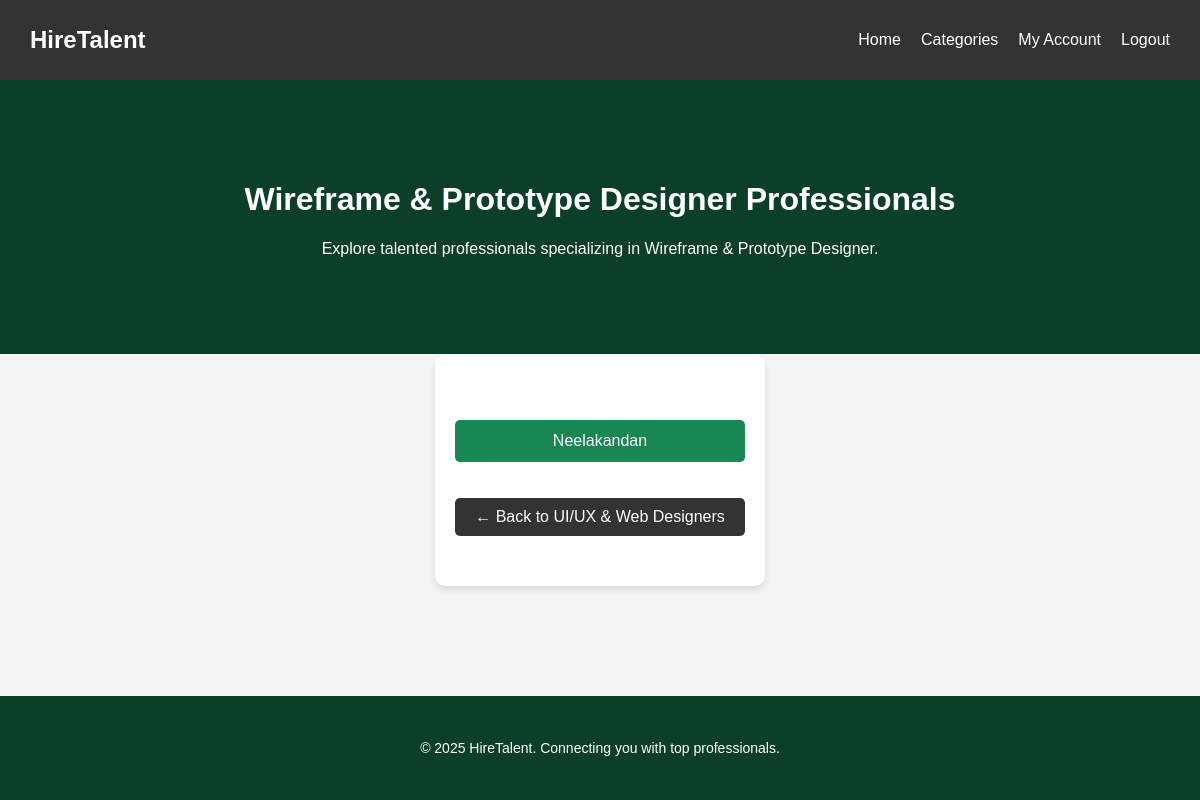
/subcategories/4/ (signed in), run on an earlier commit of the app's database.
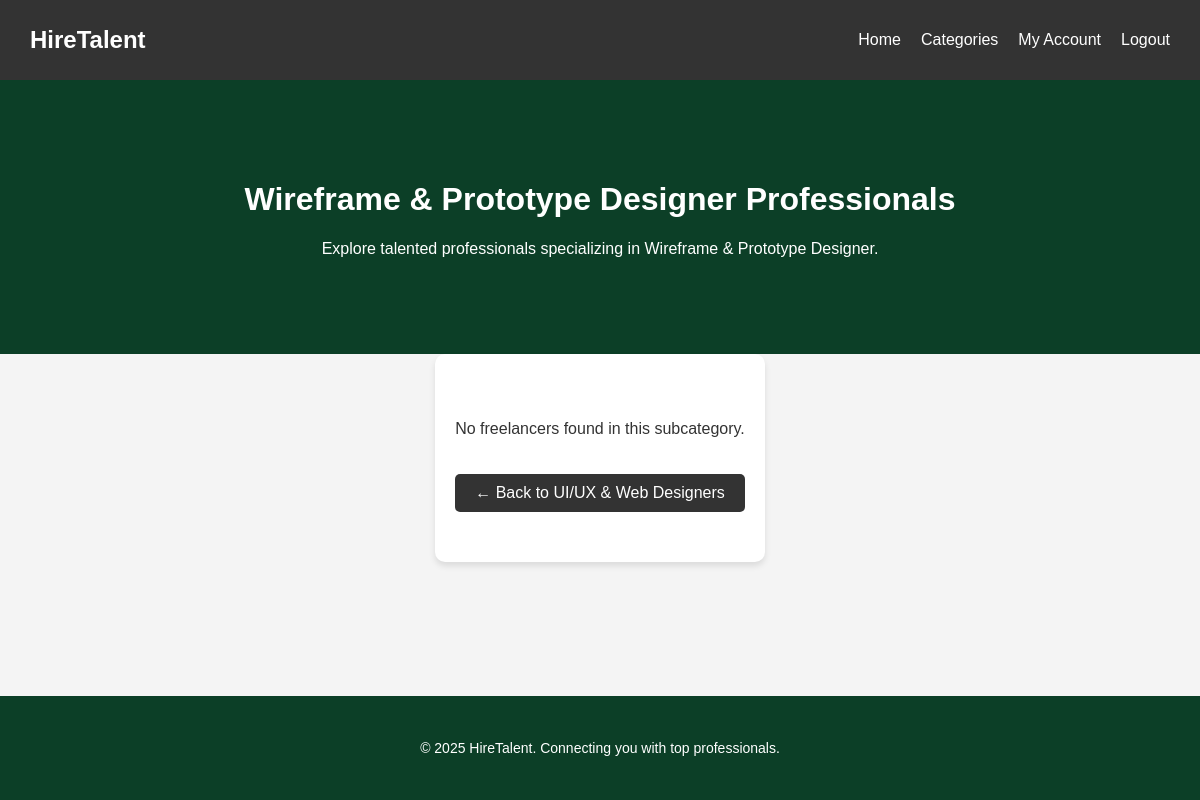
And on a later commit of the database.
### app/models.py (models this page shows, shortened)
class Freelancer(models.Model):
    CATEGORY_CHOICES = [
        ("UI/UX & Web Designers", "UI/UX & Web Designers"),
        ("Graphic & Visual Designers", "Graphic & Visual Designers"),
        ("Digital & Marketing Designers", "Digital & Marketing Designers"),
        ("Multimedia & Video Designers", "Multimedia & Video Designers"),
        ("Industrial & Product Designers", "Industrial & Product Designers"),
    ]
    name = models.CharField(max_length=255)
    email = models.EmailField(unique=True)
    category = models.CharField(max_length=50, choices=CATEGORY_CHOICES)
    subcategory = models.ForeignKey(SubCategory, on_delete=models.CASCADE, related_name='freelancers')
    portfolio_url = models.URLField(blank=True, null=True)
    bio = models.TextField()
    created_at = models.DateTimeField(auto_now_add=True)

### app/views.py (the view)
# urls.py: path('subcategories/<int:subcategory_id>/', views.subcategory_detail, name='subcategory_detail'),
@login_required
def subcategory_detail(request, subcategory_id):
    subcategory = get_object_or_404(SubCategory, id=subcategory_id)
    freelancers = subcategory.freelancers.all()
    return render(request, 'subcategory_detail.html', {'subcategory': subcategory, 'freelancers': freelancers})

### templates/subcategory_detail.html (shortened to what this page needs)
<!DOCTYPE html>
<html lang="en">
<head>
    {% load static %}
    <link rel="stylesheet" href="{% static 'css/subcategory_detail.css' %}">
</head>
<body>
    <nav class="navbar">
        <div class="logo">HireTalent</div>
        <ul class="nav-links">
            <li><a href="{% url 'home' %}">Home</a></li>
            <li><a href="{% url 'categories' %}">Categories</a></li>
            <li><a href="{% url 'my_account' %}">My Account</a></li>
            <li><a href="{% url 'logout' %}">Logout</a></li>
        </ul>
    </nav>
    <header class="hero">
        <h1>{{ subcategory.name }} Professionals</h1>
        <p>Explore talented professionals specializing in {{ subcategory.name }}.</p>
    </header>
    <section class="subcategory-detail">
        {% if freelancers %}
        <ul>
            {% for freelancer in freelancers %}
            <li>
                <a href="{% url 'profile' freelancer.id %}">{{ freelancer.name }} </a>
            </li>
            {% endfor %}
        </ul>
        {% else %}
        <p>No freelancers found in this subcategory.</p>
        {% endif %}
        <a href="{% url 'category_detail' subcategory.category.id %}" class="back-button">← Back to {{ subcategory.category.name }}</a>
    </section>
    <footer>
        <p>&copy; 2025 HireTalent. Connecting you with top professionals.</p>
    </footer>
</body>
</html>

What changed in the data, as far as the page shows it:
removed Freelancer: name "Neelakandan"
Also different on the page:
text now shown: "No freelancers found in this subcategory."
